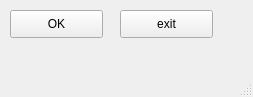
<?xml version="1.0" encoding="UTF-8"?>
<ui version="4.0">
 <class>MainWindow</class>
 <widget class="QMainWindow" name="MainWindow">
  <property name="geometry">
   <rect>
    <x>0</x>
    <y>0</y>
    <width>253</width>
    <height>97</height>
   </rect>
  </property>
  <property name="windowTitle">
   <string>My Tool</string>
  </property>
  <widget class="QWidget" name="centralwidget">
   <widget class="QPushButton" name="btn_ok">
    <property name="geometry">
     <rect>
      <x>10</x>
      <y>10</y>
      <width>93</width>
      <height>28</height>
     </rect>
    </property>
    <property name="text">
     <string>OK</string>
    </property>
    <property name="icon">
     <iconset resource="icon_irc.qrc">
      <normaloff>:/icon/icon/icon_tick.png</normaloff>:/icon/icon/icon_tick.png</iconset>
    </property>
   </widget>
   <widget class="QPushButton" name="pushButton_2">
    <property name="geometry">
     <rect>
      <x>120</x>
      <y>10</y>
      <width>93</width>
      <height>28</height>
     </rect>
    </property>
    <property name="text">
     <string>exit</string>
    </property>
    <property name="icon">
     <iconset resource="icon_irc.qrc">
      <normaloff>:/icon/icon/icon_cross.png</normaloff>:/icon/icon/icon_cross.png</iconset>
    </property>
   </widget>
  </widget>
  <widget class="QMenuBar" name="menubar">
   <property name="geometry">
    <rect>
     <x>0</x>
     <y>0</y>
     <width>253</width>
     <height>26</height>
    </rect>
   </property>
  </widget>
  <widget class="QStatusBar" name="statusbar"/>
 </widget>
 <resources>
  <include location="icon_irc.qrc"/>
 </resources>
 <connections/>
</ui>
